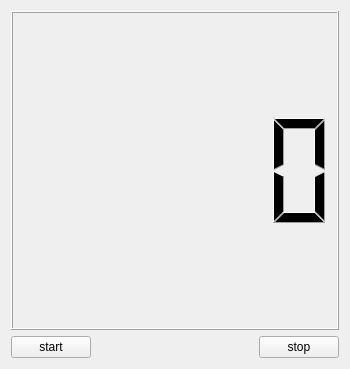
<?xml version="1.0" encoding="UTF-8"?>
<ui version="4.0">
 <class>Widget</class>
 <widget class="QWidget" name="Widget">
  <property name="geometry">
   <rect>
    <x>0</x>
    <y>0</y>
    <width>350</width>
    <height>369</height>
   </rect>
  </property>
  <property name="windowTitle">
   <string>Widget</string>
  </property>
  <layout class="QGridLayout" name="gridLayout">
   <item row="0" column="0" colspan="3">
    <widget class="QLCDNumber" name="lcdNumber"/>
   </item>
   <item row="1" column="0">
    <widget class="QPushButton" name="pushButton">
     <property name="text">
      <string>start</string>
     </property>
    </widget>
   </item>
   <item row="1" column="1">
    <spacer name="horizontalSpacer">
     <property name="orientation">
      <enum>Qt::Horizontal</enum>
     </property>
     <property name="sizeHint" stdset="0">
      <size>
       <width>125</width>
       <height>20</height>
      </size>
     </property>
    </spacer>
   </item>
   <item row="1" column="2">
    <widget class="QPushButton" name="pushButton_2">
     <property name="text">
      <string>stop</string>
     </property>
    </widget>
   </item>
  </layout>
 </widget>
 <resources/>
 <connections/>
</ui>
